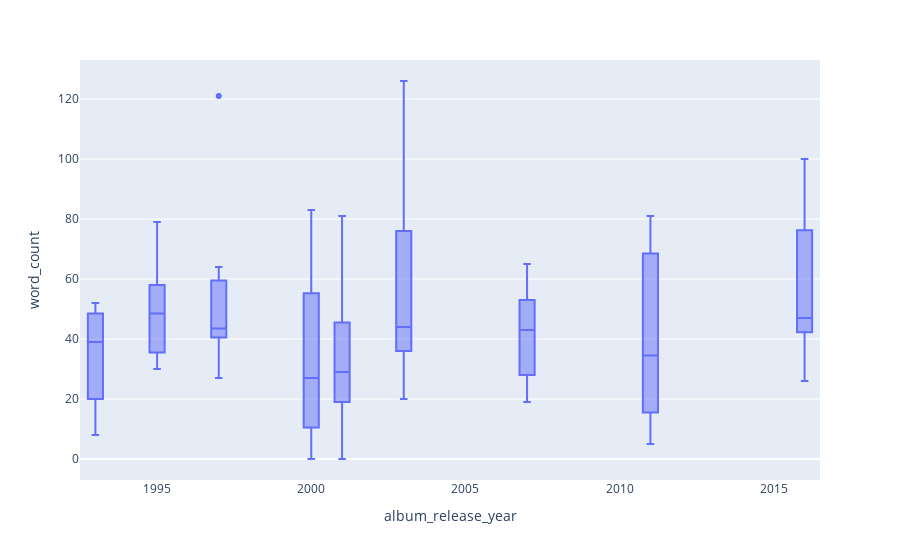

The cell this chart's notebook holds for it:
### Code cell
# Words by song
fig = px.box(df.sort_values(by='album_release_year'), x='album_release_year', y='word_count')
fig.show()

### Figure 1 — Plotly figure (JSON) as saved in the notebook; plotly's stock layout.template omitted (floating-point values rounded to 4 significant figures)
{"data": [{"alignmentgroup": "True", "hovertemplate": "album_release_year=%{x}<br>word_count=%{y}<extra></extra>", "legendgroup": "", "marker": {"color": "#636efa"}, "name": "", "notched": false, "offsetgroup": "", "orientation": "v", "showlegend": false, "type": "box", "x": [1993, 1993, 1993, 1993, 1993, 1993, 1993, 1993, 1993, 1993, 1993, 1993, 1995, 1995, 1995, 1995, 1995, 1995, 1995, 1995, 1995, 1995, 1995, 1995, 1997, 1997, 1997, 1997, 1997, 1997, 1997, 1997, 1997, 1997, 1997, 1997, 2000, 2000, 2000, 2000, 2000, 2000, 2000, 2000, 2000, 2000, 2000, 2001, 2001, 2001, 2001, 2001, 2001, 2001, 2001, 2001, 2001, 2001, 2003, 2003, 2003, 2003, 2003, 2003, 2003, 2003, 2003, 2003, 2003, 2003, 2003, 2003, 2007, 2007, 2007, 2007, 2007, 2007, 2007, 2007, 2007, 2007, 2011, 2011, 2011, 2011, 2011, 2011, 2011, 2011, 2016, 2016, 2016, 2016, 2016, 2016, 2016, 2016, 2016, 2016, 2016], "x0": " ", "xaxis": "x", "y": [19, 39, 8, 13, 51, 40, 35, 39, 46, 21, 51, 52, 78, 43, 47, 60, 30, 34, 56, 37, 50, 79, 30, 53, 31, 27, 41, 47, 44, 121, 57, 64, 43, 62, 40, 41, 0, 24, 63, 83, 61, 38, 18, 8, 31, 27, 0, 81, 48, 22, 0, 46, 29, 16, 19, 44, 30, 19, 44, 119, 36, 73, 38, 29, 76, 31, 78, 37, 44, 20, 126, 74, 65, 53, 24, 58, 28, 28, 19, 52, 38, 48, 62, 15, 81, 75, 42, 16, 27, 5, 26, 47, 79, 68, 43, 82, 47, 100, 44, 39, 42], "y0": " ", "yaxis": "y"}], "layout": {"boxmode": "group", "legend": {"tracegroupgap": 0}, "margin": {"t": 60}, "xaxis": {"anchor": "y", "domain": [0, 1], "title": {"text": "album_release_year"}}, "yaxis": {"anchor": "x", "domain": [0, 1], "title": {"text": "word_count"}}}}
